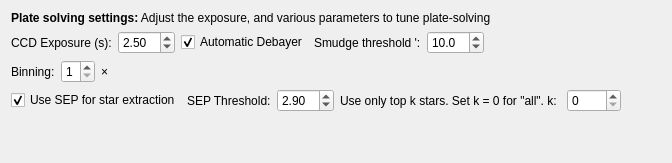
        <widget class="QWidget" name="solveTab">
         <attribute name="title">
          <string>Plate Solve Settings</string>
         </attribute>
         <layout class="QVBoxLayout" name="verticalLayout_4">
          <item>
           <widget class="QLabel" name="label_39">
            <property name="text">
             <string>&lt;b&gt;Plate solving settings:&lt;/b&gt; Adjust the exposure, and various parameters to tune plate-solving</string>
            </property>
           </widget>
          </item>
          <item>
           <layout class="QHBoxLayout" name="horizontalLayout_17">
            <item>
             <widget class="QLabel" name="label_18">
              <property name="text">
               <string>CCD Exposure (s):</string>
              </property>
             </widget>
            </item>
            <item>
             <widget class="QDoubleSpinBox" name="exposureSpinBox">
              <property name="minimum">
               <double>0.000000000000000</double>
              </property>
              <property name="singleStep">
               <double>0.100000000000000</double>
              </property>
              <property name="value">
               <double>2.500000000000000</double>
              </property>
             </widget>
            </item>
            <item>
             <widget class="QCheckBox" name="debayerCheckBox">
              <property name="text">
               <string>Automatic Debayer</string>
              </property>
              <property name="checked">
               <bool>true</bool>
              </property>
             </widget>
            </item>
            <item>
             <widget class="QLabel" name="label_48">
              <property name="text">
               <string>Smudge threshold ':</string>
              </property>
             </widget>
            </item>
            <item>
             <widget class="QDoubleSpinBox" name="smudgeThresholdSpinBox">
              <property name="decimals">
               <number>1</number>
              </property>
              <property name="maximum">
               <double>600.000000000000000</double>
              </property>
              <property name="value">
               <double>10.000000000000000</double>
              </property>
             </widget>
            </item>
            <item>
             <spacer name="horizontalSpacer_18">
              <property name="orientation">
               <enum>Qt::Horizontal</enum>
              </property>
              <property name="sizeHint" stdset="0">
               <size>
                <width>40</width>
                <height>20</height>
               </size>
              </property>
             </spacer>
            </item>
           </layout>
          </item>
          <item>
           <layout class="QHBoxLayout" name="horizontalLayout_7">
            <item>
             <widget class="QLabel" name="binningLabel">
              <property name="text">
               <string>Binning:</string>
              </property>
             </widget>
            </item>
            <item>
             <widget class="QSpinBox" name="binningSpinBox">
              <property name="minimum">
               <number>1</number>
              </property>
              <property name="maximum">
               <number>5</number>
              </property>
             </widget>
            </item>
            <item>
             <widget class="QLabel" name="label_67">
              <property name="text">
               <string>×</string>
              </property>
             </widget>
            </item>
            <item>
             <spacer name="horizontalSpacer_27">
              <property name="orientation">
               <enum>Qt::Horizontal</enum>
              </property>
              <property name="sizeHint" stdset="0">
               <size>
                <width>40</width>
                <height>20</height>
               </size>
              </property>
             </spacer>
            </item>
           </layout>
          </item>
          <item>
           <layout class="QHBoxLayout" name="horizontalLayout_16">
            <item>
             <widget class="QCheckBox" name="sepCheckBox">
              <property name="text">
               <string>Use SEP for star extraction</string>
              </property>
              <property name="checked">
               <bool>true</bool>
              </property>
             </widget>
            </item>
            <item>
             <widget class="QLabel" name="label_10">
              <property name="text">
               <string>SEP Threshold:</string>
              </property>
             </widget>
            </item>
            <item>
             <widget class="QDoubleSpinBox" name="sepThreshold">
              <property name="maximum">
               <double>30.000000000000000</double>
              </property>
              <property name="singleStep">
               <double>0.100000000000000</double>
              </property>
              <property name="value">
               <double>2.900000000000000</double>
              </property>
             </widget>
            </item>
            <item>
             <widget class="QLabel" name="label_68">
              <property name="text">
               <string>Use only top k stars. Set k = 0 for &quot;all&quot;. k: </string>
              </property>
             </widget>
            </item>
            <item>
             <widget class="QSpinBox" name="starCountCutoffSpinBox">
              <property name="minimum">
               <number>0</number>
              </property>
              <property name="maximum">
               <number>1000</number>
              </property>
              <property name="value">
               <number>0</number>
              </property>
             </widget>
            </item>
            <item>
             <spacer name="horizontalSpacer_15">
              <property name="orientation">
               <enum>Qt::Horizontal</enum>
              </property>
              <property name="sizeHint" stdset="0">
               <size>
                <width>40</width>
                <height>20</height>
               </size>
              </property>
             </spacer>
            </item>
           </layout>
          </item>
          <item>
           <layout class="QHBoxLayout" name="horizontalLayout_24">
            <item>
             <spacer name="verticalSpacer">
              <property name="orientation">
               <enum>Qt::Vertical</enum>
              </property>
              <property name="sizeHint" stdset="0">
               <size>
                <width>20</width>
                <height>40</height>
               </size>
              </property>
             </spacer>
            </item>
           </layout>
          </item>
         </layout>
        </widget>
